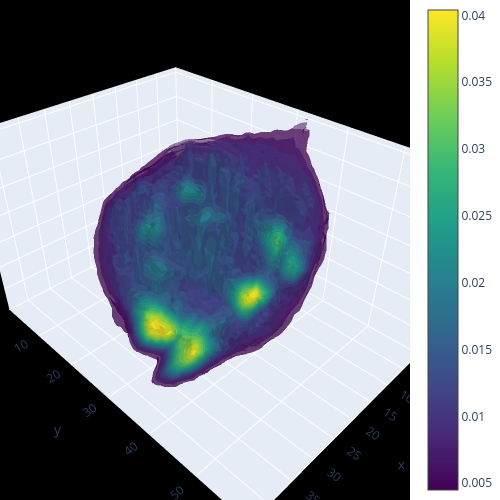

The notebook cell this image was saved under:
### Markdown cell above
The most effective way to visualize and compare the reconstructed volume to the ground truth is through interactive 3D plots using `plotly`.

### Code cell
# Uncomment to visualize the 3D volume
tomodpdt.plotting.visualize_3d_volume(tomographic_model.volume.detach().cpu())

### Figure 1 — Plotly figure (JSON) as saved in the notebook; plotly's stock layout.template omitted (floating-point values rounded to 4 significant figures; data arrays with more than 128 entries replaced by an {"elided": "..."} marker saying what was removed)
{"data": [{"caps": {"x": {"show": false}, "y": {"show": false}, "z": {"show": false}}, "colorscale": [[0, "#440154"], [0.1111, "#482878"], [0.2222, "#3e4989"], [0.3333, "#31688e"], [0.4444, "#26828e"], [0.5556, "#1f9e89"], [0.6667, "#35b779"], [0.7778, "#6ece58"], [0.8889, "#b5de2b"], [1, "#fde725"]], "isomax": 0.04041, "isomin": 0.004488, "opacity": 0.5, "surface": {"count": 15}, "type": "isosurface", "value": {"elided": "95040 float values"}, "x": {"elided": "95040 int values"}, "y": {"elided": "95040 int values"}, "z": {"elided": "95040 int values"}}], "layout": {"height": 500, "margin": {"b": 0, "l": 0, "r": 0, "t": 0}, "scene": {"bgcolor": "black", "camera": {"eye": {"x": 1.25, "y": 1.25, "z": 1.25}}, "xaxis": {"range": [0, 44]}, "yaxis": {"range": [0, 60]}, "zaxis": {"range": [0, 36]}}, "width": 500}}
